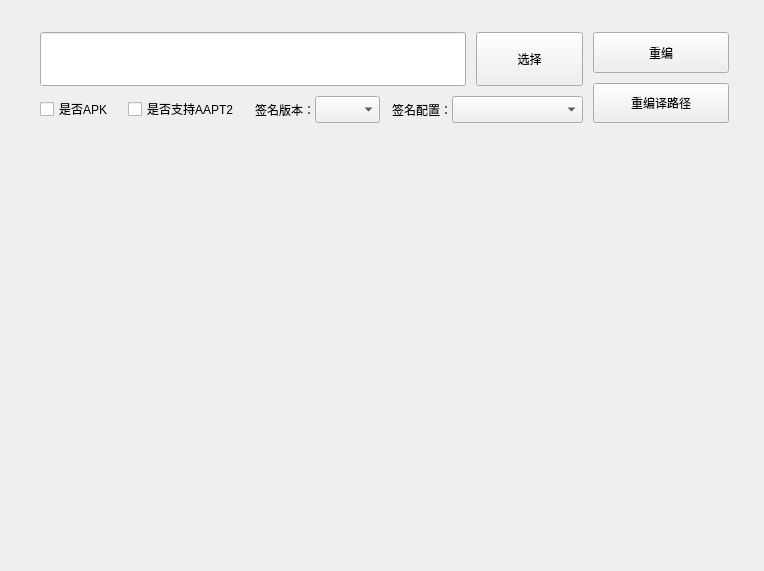
<?xml version="1.0" encoding="UTF-8"?>
<ui version="4.0">
 <class>Form</class>
 <widget class="QWidget" name="Form">
  <property name="geometry">
   <rect>
    <x>0</x>
    <y>0</y>
    <width>764</width>
    <height>571</height>
   </rect>
  </property>
  <property name="windowTitle">
   <string>Form</string>
  </property>
  <widget class="QWidget" name="verticalLayoutWidget">
   <property name="geometry">
    <rect>
     <x>0</x>
     <y>0</y>
     <width>771</width>
     <height>571</height>
    </rect>
   </property>
   <layout class="QVBoxLayout" name="verticalLayout" stretch="2,7">
    <property name="spacing">
     <number>0</number>
    </property>
    <property name="topMargin">
     <number>12</number>
    </property>
    <property name="bottomMargin">
     <number>0</number>
    </property>
    <item>
     <layout class="QHBoxLayout" name="horizontalLayout" stretch="4">
      <property name="spacing">
       <number>12</number>
      </property>
      <property name="leftMargin">
       <number>24</number>
      </property>
      <property name="topMargin">
       <number>0</number>
      </property>
      <property name="rightMargin">
       <number>24</number>
      </property>
      <property name="bottomMargin">
       <number>0</number>
      </property>
      <item>
       <layout class="QHBoxLayout" name="horizontalLayout_2" stretch="1">
        <item>
         <widget class="QWidget" name="widget_repack_fuction_bar" native="true">
          <widget class="QWidget" name="horizontalLayoutWidget_2">
           <property name="geometry">
            <rect>
             <x>0</x>
             <y>0</y>
             <width>721</width>
             <height>121</height>
            </rect>
           </property>
           <layout class="QHBoxLayout" name="layout_repack_function" stretch="4,1">
            <property name="spacing">
             <number>10</number>
            </property>
            <property name="leftMargin">
             <number>16</number>
            </property>
            <property name="topMargin">
             <number>20</number>
            </property>
            <property name="rightMargin">
             <number>16</number>
            </property>
            <property name="bottomMargin">
             <number>10</number>
            </property>
            <item>
             <layout class="QVBoxLayout" name="verticalLayout_4" stretch="2,1">
              <property name="spacing">
               <number>10</number>
              </property>
              <item>
               <layout class="QHBoxLayout" name="horizontalLayout_6" stretch="4,1">
                <item>
                 <widget class="QLineEdit" name="edt_repack_dir_path">
                  <property name="sizePolicy">
                   <sizepolicy hsizetype="Expanding" vsizetype="Expanding">
                    <horstretch>0</horstretch>
                    <verstretch>0</verstretch>
                   </sizepolicy>
                  </property>
                 </widget>
                </item>
                <item>
                 <widget class="QPushButton" name="btn_select_repack_apk">
                  <property name="sizePolicy">
                   <sizepolicy hsizetype="Expanding" vsizetype="Expanding">
                    <horstretch>0</horstretch>
                    <verstretch>0</verstretch>
                   </sizepolicy>
                  </property>
                  <property name="text">
                   <string>选择</string>
                  </property>
                 </widget>
                </item>
               </layout>
              </item>
              <item>
               <layout class="QHBoxLayout" name="horizontalLayout_8" stretch="2,3,2,5">
                <property name="spacing">
                 <number>12</number>
                </property>
                <item>
                 <widget class="QCheckBox" name="ckb_is_resign_apk">
                  <property name="text">
                   <string>是否APK</string>
                  </property>
                 </widget>
                </item>
                <item>
                 <widget class="QCheckBox" name="ckb_support_aapt2">
                  <property name="text">
                   <string>是否支持AAPT2</string>
                  </property>
                 </widget>
                </item>
                <item>
                 <layout class="QHBoxLayout" name="horizontalLayout_10">
                  <property name="spacing">
                   <number>0</number>
                  </property>
                  <item>
                   <widget class="QLabel" name="label_3">
                    <property name="sizePolicy">
                     <sizepolicy hsizetype="Fixed" vsizetype="Preferred">
                      <horstretch>0</horstretch>
                      <verstretch>0</verstretch>
                     </sizepolicy>
                    </property>
                    <property name="text">
                     <string>签名版本：</string>
                    </property>
                   </widget>
                  </item>
                  <item>
                   <widget class="QComboBox" name="cb_choose_signer_version">
                    <property name="sizePolicy">
                     <sizepolicy hsizetype="Expanding" vsizetype="Expanding">
                      <horstretch>0</horstretch>
                      <verstretch>0</verstretch>
                     </sizepolicy>
                    </property>
                    <property name="font">
                     <font>
                      <pointsize>7</pointsize>
                     </font>
                    </property>
                   </widget>
                  </item>
                 </layout>
                </item>
                <item>
                 <layout class="QHBoxLayout" name="horizontalLayout_9">
                  <property name="spacing">
                   <number>0</number>
                  </property>
                  <item>
                   <widget class="QLabel" name="label">
                    <property name="sizePolicy">
                     <sizepolicy hsizetype="Fixed" vsizetype="Preferred">
                      <horstretch>0</horstretch>
                      <verstretch>0</verstretch>
                     </sizepolicy>
                    </property>
                    <property name="text">
                     <string>签名配置：</string>
                    </property>
                   </widget>
                  </item>
                  <item>
                   <widget class="QComboBox" name="cb_choose_signer_config">
                    <property name="sizePolicy">
                     <sizepolicy hsizetype="Expanding" vsizetype="Expanding">
                      <horstretch>0</horstretch>
                      <verstretch>0</verstretch>
                     </sizepolicy>
                    </property>
                    <property name="font">
                     <font>
                      <pointsize>7</pointsize>
                     </font>
                    </property>
                   </widget>
                  </item>
                 </layout>
                </item>
               </layout>
              </item>
             </layout>
            </item>
            <item>
             <layout class="QVBoxLayout" name="verticalLayout_2">
              <item>
               <widget class="QPushButton" name="btn_repack_or_sign_apk">
                <property name="sizePolicy">
                 <sizepolicy hsizetype="Expanding" vsizetype="Expanding">
                  <horstretch>0</horstretch>
                  <verstretch>0</verstretch>
                 </sizepolicy>
                </property>
                <property name="text">
                 <string>重编</string>
                </property>
               </widget>
              </item>
              <item>
               <widget class="QPushButton" name="btn_jump_to_repack_path">
                <property name="sizePolicy">
                 <sizepolicy hsizetype="Expanding" vsizetype="Expanding">
                  <horstretch>0</horstretch>
                  <verstretch>0</verstretch>
                 </sizepolicy>
                </property>
                <property name="text">
                 <string>重编译路径</string>
                </property>
               </widget>
              </item>
             </layout>
            </item>
           </layout>
          </widget>
         </widget>
        </item>
       </layout>
      </item>
     </layout>
    </item>
    <item>
     <layout class="QVBoxLayout" name="layout_repack_step_info">
      <property name="spacing">
       <number>0</number>
      </property>
      <property name="leftMargin">
       <number>24</number>
      </property>
      <property name="topMargin">
       <number>12</number>
      </property>
      <property name="rightMargin">
       <number>24</number>
      </property>
      <property name="bottomMargin">
       <number>12</number>
      </property>
     </layout>
    </item>
   </layout>
  </widget>
 </widget>
 <resources/>
 <connections/>
</ui>
